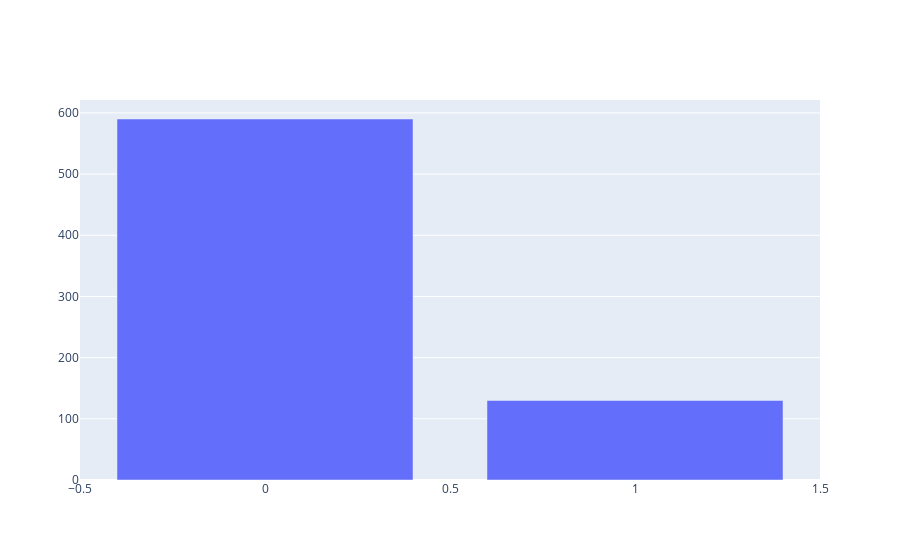

The notebook cell this image was saved under:
### Code cell
fig_year_cashflow = go.Figure(data=go.Bar(x=df_year_cashflow.index, y=df_year_cashflow['CASH_FLOW']))

fig_year_cashflow.show()

### Figure 1 — Plotly figure (JSON) as saved in the notebook; plotly's stock layout.template omitted (floating-point values rounded to 4 significant figures)
{"data": [{"type": "bar", "x": [0, 1], "y": [590, 130]}], "layout": {}}
